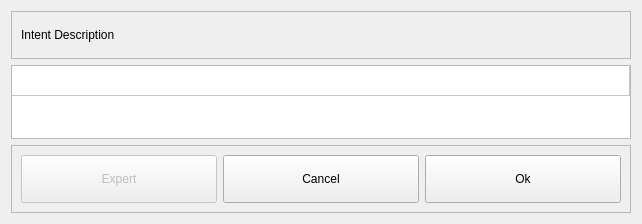
<?xml version="1.0" encoding="UTF-8"?>
<ui version="4.0">
 <class>Dialog</class>
 <widget class="QDialog" name="Dialog">
  <property name="geometry">
   <rect>
    <x>0</x>
    <y>0</y>
    <width>642</width>
    <height>224</height>
   </rect>
  </property>
  <property name="windowTitle">
   <string>Dialog</string>
  </property>
  <layout class="QVBoxLayout" name="verticalLayout_4">
   <item>
    <widget class="QFrame" name="frame">
     <property name="minimumSize">
      <size>
       <width>0</width>
       <height>48</height>
      </size>
     </property>
     <property name="frameShape">
      <enum>QFrame::StyledPanel</enum>
     </property>
     <property name="frameShadow">
      <enum>QFrame::Raised</enum>
     </property>
     <layout class="QVBoxLayout" name="verticalLayout_2">
      <item>
       <widget class="QLabel" name="txtIntentDescription">
        <property name="text">
         <string>Intent Description</string>
        </property>
       </widget>
      </item>
     </layout>
    </widget>
   </item>
   <item>
    <widget class="QTableWidget" name="table_providers">
     <property name="styleSheet">
      <string notr="true">QTableView::item:hover {
    background-color: rgba(200,200,220,255);
} </string>
     </property>
     <property name="iconSize">
      <size>
       <width>90</width>
       <height>90</height>
      </size>
     </property>
     <attribute name="horizontalHeaderVisible">
      <bool>false</bool>
     </attribute>
     <attribute name="horizontalHeaderStretchLastSection">
      <bool>true</bool>
     </attribute>
     <attribute name="verticalHeaderVisible">
      <bool>false</bool>
     </attribute>
     <row>
      <property name="text">
       <string>asd</string>
      </property>
     </row>
     <column>
      <property name="text">
       <string>Widgets</string>
      </property>
     </column>
    </widget>
   </item>
   <item>
    <widget class="QFrame" name="frame_2">
     <property name="frameShape">
      <enum>QFrame::StyledPanel</enum>
     </property>
     <property name="frameShadow">
      <enum>QFrame::Raised</enum>
     </property>
     <layout class="QHBoxLayout" name="horizontalLayout">
      <item>
       <widget class="QPushButton" name="btnExpert">
        <property name="enabled">
         <bool>false</bool>
        </property>
        <property name="minimumSize">
         <size>
          <width>0</width>
          <height>48</height>
         </size>
        </property>
        <property name="text">
         <string>Expert</string>
        </property>
        <property name="checkable">
         <bool>true</bool>
        </property>
       </widget>
      </item>
      <item>
       <widget class="QPushButton" name="btnCancel">
        <property name="minimumSize">
         <size>
          <width>0</width>
          <height>48</height>
         </size>
        </property>
        <property name="text">
         <string>Cancel</string>
        </property>
       </widget>
      </item>
      <item>
       <widget class="QPushButton" name="btnOk">
        <property name="minimumSize">
         <size>
          <width>0</width>
          <height>48</height>
         </size>
        </property>
        <property name="text">
         <string>Ok</string>
        </property>
       </widget>
      </item>
     </layout>
    </widget>
   </item>
  </layout>
 </widget>
 <tabstops>
  <tabstop>btnOk</tabstop>
  <tabstop>btnCancel</tabstop>
  <tabstop>btnExpert</tabstop>
  <tabstop>table_providers</tabstop>
 </tabstops>
 <resources/>
 <connections>
  <connection>
   <sender>btnCancel</sender>
   <signal>released()</signal>
   <receiver>Dialog</receiver>
   <slot>reject()</slot>
   <hints>
    <hint type="sourcelabel">
     <x>622</x>
     <y>204</y>
    </hint>
    <hint type="destinationlabel">
     <x>335</x>
     <y>5</y>
    </hint>
   </hints>
  </connection>
 </connections>
</ui>
